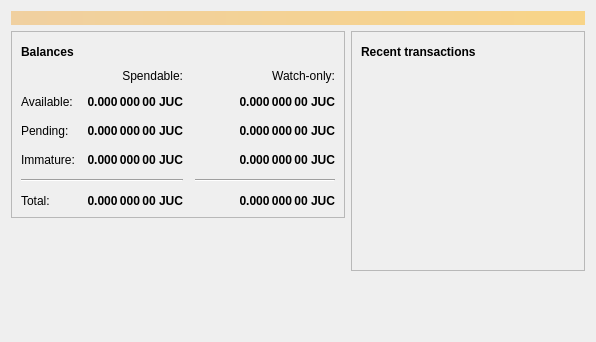
<?xml version="1.0" encoding="UTF-8"?>
<ui version="4.0">
 <class>OverviewPage</class>
 <widget class="QWidget" name="OverviewPage">
  <property name="geometry">
   <rect>
    <x>0</x>
    <y>0</y>
    <width>596</width>
    <height>342</height>
   </rect>
  </property>
  <property name="windowTitle">
   <string>Form</string>
  </property>
  <layout class="QVBoxLayout" name="topLayout">
   <item>
    <widget class="QLabel" name="labelAlerts">
     <property name="visible">
      <bool>false</bool>
     </property>
     <property name="styleSheet">
      <string notr="true">QLabel { background-color: qlineargradient(x1: 0, y1: 0, x2: 1, y2: 0, stop:0 #F0D0A0, stop:1 #F8D488); color:#000000; }</string>
     </property>
     <property name="wordWrap">
      <bool>true</bool>
     </property>
     <property name="margin">
      <number>3</number>
     </property>
     <property name="textInteractionFlags">
      <set>Qt::TextSelectableByMouse</set>
     </property>
    </widget>
   </item>
   <item>
    <layout class="QHBoxLayout" name="horizontalLayout" stretch="1,1">
     <item>
      <layout class="QVBoxLayout" name="verticalLayout_2">
       <item>
        <widget class="QFrame" name="frame">
         <property name="frameShape">
          <enum>QFrame::StyledPanel</enum>
         </property>
         <property name="frameShadow">
          <enum>QFrame::Raised</enum>
         </property>
         <layout class="QVBoxLayout" name="verticalLayout_4">
          <item>
           <layout class="QHBoxLayout" name="horizontalLayout_4">
            <item>
             <widget class="QLabel" name="label_5">
              <property name="font">
               <font>
                <weight>75</weight>
                <bold>true</bold>
               </font>
              </property>
              <property name="text">
               <string>Balances</string>
              </property>
             </widget>
            </item>
            <item>
             <widget class="QPushButton" name="labelWalletStatus">
              <property name="enabled">
               <bool>true</bool>
              </property>
              <property name="maximumSize">
               <size>
                <width>30</width>
                <height>16777215</height>
               </size>
              </property>
              <property name="toolTip">
               <string>The displayed information may be out of date. Your wallet automatically synchronizes with the JuneCoin network after a connection is established, but this process has not completed yet.</string>
              </property>
              <property name="text">
               <string/>
              </property>
              <property name="icon">
               <iconset resource="../bitcoin.qrc">
                <normaloff>:/icons/warning</normaloff>
                <disabledoff>:/icons/warning</disabledoff>:/icons/warning</iconset>
              </property>
              <property name="iconSize">
               <size>
                <width>24</width>
                <height>24</height>
               </size>
              </property>
              <property name="flat">
               <bool>true</bool>
              </property>
             </widget>
            </item>
            <item>
             <spacer name="horizontalSpacer_3">
              <property name="orientation">
               <enum>Qt::Horizontal</enum>
              </property>
              <property name="sizeHint" stdset="0">
               <size>
                <width>40</width>
                <height>20</height>
               </size>
              </property>
             </spacer>
            </item>
           </layout>
          </item>
          <item>
           <layout class="QGridLayout" name="gridLayout">
            <property name="spacing">
             <number>12</number>
            </property>
            <item row="2" column="2">
             <widget class="QLabel" name="labelWatchPending">
              <property name="font">
               <font>
                <weight>75</weight>
                <bold>true</bold>
               </font>
              </property>
              <property name="cursor">
               <cursorShape>IBeamCursor</cursorShape>
              </property>
              <property name="toolTip">
               <string>Unconfirmed transactions to watch-only addresses</string>
              </property>
              <property name="text">
               <string notr="true">0.000 000 00 JUC</string>
              </property>
              <property name="alignment">
               <set>Qt::AlignRight|Qt::AlignTrailing|Qt::AlignVCenter</set>
              </property>
              <property name="textInteractionFlags">
               <set>Qt::LinksAccessibleByMouse|Qt::TextSelectableByKeyboard|Qt::TextSelectableByMouse</set>
              </property>
             </widget>
            </item>
            <item row="2" column="1">
             <widget class="QLabel" name="labelUnconfirmed">
              <property name="font">
               <font>
                <weight>75</weight>
                <bold>true</bold>
               </font>
              </property>
              <property name="cursor">
               <cursorShape>IBeamCursor</cursorShape>
              </property>
              <property name="toolTip">
               <string>Total of transactions that have yet to be confirmed, and do not yet count toward the spendable balance</string>
              </property>
              <property name="text">
               <string notr="true">0.000 000 00 JUC</string>
              </property>
              <property name="alignment">
               <set>Qt::AlignRight|Qt::AlignTrailing|Qt::AlignVCenter</set>
              </property>
              <property name="textInteractionFlags">
               <set>Qt::LinksAccessibleByMouse|Qt::TextSelectableByKeyboard|Qt::TextSelectableByMouse</set>
              </property>
             </widget>
            </item>
            <item row="3" column="2">
             <widget class="QLabel" name="labelWatchImmature">
              <property name="font">
               <font>
                <weight>75</weight>
                <bold>true</bold>
               </font>
              </property>
              <property name="cursor">
               <cursorShape>IBeamCursor</cursorShape>
              </property>
              <property name="toolTip">
               <string>Mined balance in watch-only addresses that has not yet matured</string>
              </property>
              <property name="text">
               <string notr="true">0.000 000 00 JUC</string>
              </property>
              <property name="alignment">
               <set>Qt::AlignRight|Qt::AlignTrailing|Qt::AlignVCenter</set>
              </property>
              <property name="textInteractionFlags">
               <set>Qt::LinksAccessibleByMouse|Qt::TextSelectableByKeyboard|Qt::TextSelectableByMouse</set>
              </property>
             </widget>
            </item>
            <item row="4" column="0" colspan="2">
             <widget class="Line" name="line">
              <property name="orientation">
               <enum>Qt::Horizontal</enum>
              </property>
             </widget>
            </item>
            <item row="4" column="2">
             <widget class="Line" name="lineWatchBalance">
              <property name="sizePolicy">
               <sizepolicy hsizetype="Preferred" vsizetype="Fixed">
                <horstretch>0</horstretch>
                <verstretch>0</verstretch>
               </sizepolicy>
              </property>
              <property name="minimumSize">
               <size>
                <width>140</width>
                <height>0</height>
               </size>
              </property>
              <property name="orientation">
               <enum>Qt::Horizontal</enum>
              </property>
             </widget>
            </item>
            <item row="5" column="0">
             <widget class="QLabel" name="labelTotalText">
              <property name="text">
               <string>Total:</string>
              </property>
             </widget>
            </item>
            <item row="3" column="1">
             <widget class="QLabel" name="labelImmature">
              <property name="font">
               <font>
                <weight>75</weight>
                <bold>true</bold>
               </font>
              </property>
              <property name="cursor">
               <cursorShape>IBeamCursor</cursorShape>
              </property>
              <property name="toolTip">
               <string>Mined balance that has not yet matured</string>
              </property>
              <property name="text">
               <string notr="true">0.000 000 00 JUC</string>
              </property>
              <property name="alignment">
               <set>Qt::AlignRight|Qt::AlignTrailing|Qt::AlignVCenter</set>
              </property>
              <property name="textInteractionFlags">
               <set>Qt::LinksAccessibleByMouse|Qt::TextSelectableByKeyboard|Qt::TextSelectableByMouse</set>
              </property>
             </widget>
            </item>
            <item row="2" column="3">
             <spacer name="horizontalSpacer_2">
              <property name="orientation">
               <enum>Qt::Horizontal</enum>
              </property>
              <property name="sizeHint" stdset="0">
               <size>
                <width>40</width>
                <height>20</height>
               </size>
              </property>
             </spacer>
            </item>
            <item row="3" column="0">
             <widget class="QLabel" name="labelImmatureText">
              <property name="text">
               <string>Immature:</string>
              </property>
             </widget>
            </item>
            <item row="5" column="1">
             <widget class="QLabel" name="labelTotal">
              <property name="font">
               <font>
                <weight>75</weight>
                <bold>true</bold>
               </font>
              </property>
              <property name="cursor">
               <cursorShape>IBeamCursor</cursorShape>
              </property>
              <property name="toolTip">
               <string>Your current total balance</string>
              </property>
              <property name="text">
               <string notr="true">0.000 000 00 JUC</string>
              </property>
              <property name="alignment">
               <set>Qt::AlignRight|Qt::AlignTrailing|Qt::AlignVCenter</set>
              </property>
              <property name="textInteractionFlags">
               <set>Qt::LinksAccessibleByMouse|Qt::TextSelectableByKeyboard|Qt::TextSelectableByMouse</set>
              </property>
             </widget>
            </item>
            <item row="5" column="2">
             <widget class="QLabel" name="labelWatchTotal">
              <property name="font">
               <font>
                <weight>75</weight>
                <bold>true</bold>
               </font>
              </property>
              <property name="cursor">
               <cursorShape>IBeamCursor</cursorShape>
              </property>
              <property name="toolTip">
               <string>Current total balance in watch-only addresses</string>
              </property>
              <property name="text">
               <string notr="true">0.000 000 00 JUC</string>
              </property>
              <property name="alignment">
               <set>Qt::AlignRight|Qt::AlignTrailing|Qt::AlignVCenter</set>
              </property>
              <property name="textInteractionFlags">
               <set>Qt::LinksAccessibleByMouse|Qt::TextSelectableByKeyboard|Qt::TextSelectableByMouse</set>
              </property>
             </widget>
            </item>
            <item row="0" column="2">
             <widget class="QLabel" name="labelWatchonly">
              <property name="text">
               <string>Watch-only:</string>
              </property>
              <property name="alignment">
               <set>Qt::AlignRight|Qt::AlignTrailing|Qt::AlignVCenter</set>
              </property>
             </widget>
            </item>
            <item row="1" column="0">
             <widget class="QLabel" name="labelBalanceText">
              <property name="text">
               <string>Available:</string>
              </property>
             </widget>
            </item>
            <item row="1" column="1">
             <widget class="QLabel" name="labelBalance">
              <property name="font">
               <font>
                <weight>75</weight>
                <bold>true</bold>
               </font>
              </property>
              <property name="cursor">
               <cursorShape>IBeamCursor</cursorShape>
              </property>
              <property name="toolTip">
               <string>Your current spendable balance</string>
              </property>
              <property name="text">
               <string notr="true">0.000 000 00 JUC</string>
              </property>
              <property name="alignment">
               <set>Qt::AlignRight|Qt::AlignTrailing|Qt::AlignVCenter</set>
              </property>
              <property name="textInteractionFlags">
               <set>Qt::LinksAccessibleByMouse|Qt::TextSelectableByKeyboard|Qt::TextSelectableByMouse</set>
              </property>
             </widget>
            </item>
            <item row="1" column="2">
             <widget class="QLabel" name="labelWatchAvailable">
              <property name="font">
               <font>
                <weight>75</weight>
                <bold>true</bold>
               </font>
              </property>
              <property name="cursor">
               <cursorShape>IBeamCursor</cursorShape>
              </property>
              <property name="toolTip">
               <string>Your current balance in watch-only addresses</string>
              </property>
              <property name="text">
               <string notr="true">0.000 000 00 JUC</string>
              </property>
              <property name="alignment">
               <set>Qt::AlignRight|Qt::AlignTrailing|Qt::AlignVCenter</set>
              </property>
              <property name="textInteractionFlags">
               <set>Qt::LinksAccessibleByMouse|Qt::TextSelectableByKeyboard|Qt::TextSelectableByMouse</set>
              </property>
             </widget>
            </item>
            <item row="2" column="0">
             <widget class="QLabel" name="labelPendingText">
              <property name="text">
               <string>Pending:</string>
              </property>
             </widget>
            </item>
            <item row="0" column="1">
             <widget class="QLabel" name="labelSpendable">
              <property name="text">
               <string>Spendable:</string>
              </property>
              <property name="alignment">
               <set>Qt::AlignRight|Qt::AlignTrailing|Qt::AlignVCenter</set>
              </property>
             </widget>
            </item>
           </layout>
          </item>
         </layout>
        </widget>
       </item>
       <item>
        <spacer name="verticalSpacer">
         <property name="orientation">
          <enum>Qt::Vertical</enum>
         </property>
         <property name="sizeHint" stdset="0">
          <size>
           <width>20</width>
           <height>40</height>
          </size>
         </property>
        </spacer>
       </item>
      </layout>
     </item>
     <item>
      <layout class="QVBoxLayout" name="verticalLayout_3">
       <item>
        <widget class="QFrame" name="frame_2">
         <property name="frameShape">
          <enum>QFrame::StyledPanel</enum>
         </property>
         <property name="frameShadow">
          <enum>QFrame::Raised</enum>
         </property>
         <layout class="QVBoxLayout" name="verticalLayout">
          <item>
           <layout class="QHBoxLayout" name="horizontalLayout_2">
            <item>
             <widget class="QLabel" name="label_4">
              <property name="font">
               <font>
                <weight>75</weight>
                <bold>true</bold>
               </font>
              </property>
              <property name="text">
               <string>Recent transactions</string>
              </property>
             </widget>
            </item>
            <item>
             <widget class="QPushButton" name="labelTransactionsStatus">
              <property name="enabled">
               <bool>true</bool>
              </property>
              <property name="maximumSize">
               <size>
                <width>30</width>
                <height>16777215</height>
               </size>
              </property>
              <property name="toolTip">
               <string>The displayed information may be out of date. Your wallet automatically synchronizes with the JuneCoin network after a connection is established, but this process has not completed yet.</string>
              </property>
              <property name="text">
               <string/>
              </property>
              <property name="icon">
               <iconset resource="../bitcoin.qrc">
                <normaloff>:/icons/warning</normaloff>
                <disabledoff>:/icons/warning</disabledoff>:/icons/warning</iconset>
              </property>
              <property name="iconSize">
               <size>
                <width>24</width>
                <height>24</height>
               </size>
              </property>
              <property name="flat">
               <bool>true</bool>
              </property>
             </widget>
            </item>
            <item>
             <spacer name="horizontalSpacer">
              <property name="orientation">
               <enum>Qt::Horizontal</enum>
              </property>
              <property name="sizeHint" stdset="0">
               <size>
                <width>40</width>
                <height>20</height>
               </size>
              </property>
             </spacer>
            </item>
           </layout>
          </item>
          <item>
           <widget class="QListView" name="listTransactions">
            <property name="styleSheet">
             <string notr="true">QListView { background: transparent; }</string>
            </property>
            <property name="frameShape">
             <enum>QFrame::NoFrame</enum>
            </property>
            <property name="verticalScrollBarPolicy">
             <enum>Qt::ScrollBarAlwaysOff</enum>
            </property>
            <property name="horizontalScrollBarPolicy">
             <enum>Qt::ScrollBarAlwaysOff</enum>
            </property>
            <property name="selectionMode">
             <enum>QAbstractItemView::NoSelection</enum>
            </property>
           </widget>
          </item>
         </layout>
        </widget>
       </item>
       <item>
        <spacer name="verticalSpacer_2">
         <property name="orientation">
          <enum>Qt::Vertical</enum>
         </property>
         <property name="sizeHint" stdset="0">
          <size>
           <width>20</width>
           <height>40</height>
          </size>
         </property>
        </spacer>
       </item>
      </layout>
     </item>
    </layout>
   </item>
  </layout>
 </widget>
 <resources/>
 <connections/>
</ui>
